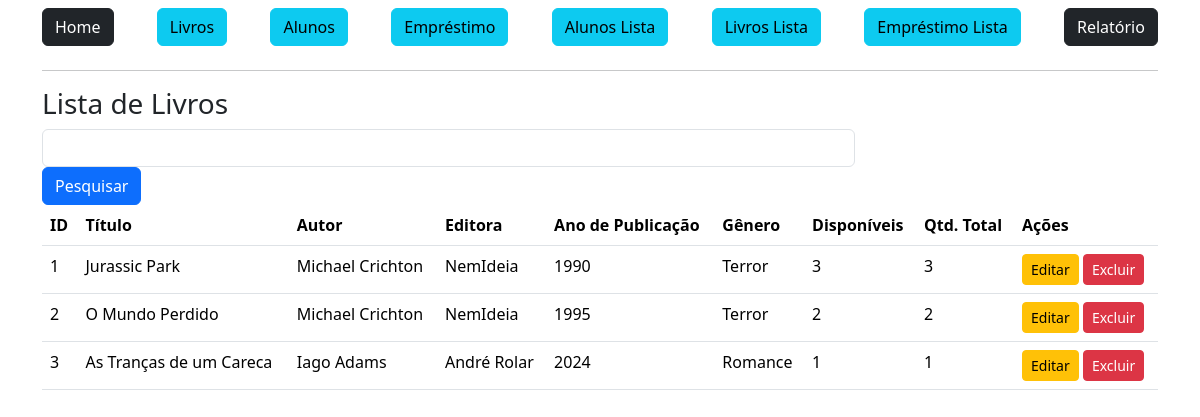
Page /livro/lista/ (signed in) on the committed database.
### app/models.py (models this page shows)
class Book(db.Model):
    id = db.Column(db.Integer, primary_key=True)
    title = db.Column(db.String, nullable=False)
    author = db.Column(db.String, nullable=False)
    publisher = db.Column(db.String, nullable=False)
    publiYear = db.Column(db.Integer, nullable=False)
    genre = db.Column(db.String, nullable=False)
    availNumber = db.Column(db.Integer, nullable=False)
    totalNumber = db.Column(db.Integer, nullable=False)

### app/view.py (the view)
@app.route('/livro/lista/')
@login_required
def bookList():
    if request.method == 'GET':
        pesquisa = request.args.get('pesquisa', '')
    dados = Book.query.order_by('id')
    if pesquisa != '':
        dados = dados.filter_by(title=pesquisa)
    context = {'dados': dados.all()}
    return render_template('livroLista.html', context=context)

### app/__init__.py (called while the page is built)
@login_manager.user_loader
def load_user(user_id):
    return Employee.query.get(int(user_id))

### app/view.py (called while the page is built)
@app.before_request
def atualizar_status_atrasados():
    hoje = datetime.now()
    emprestimos = Loan.query.filter(
        Loan.status == 'Emprestado',
        Loan.returnDate == None,
        Loan.returnLimit < hoje
    ).all()
    for emprestimo in emprestimos:
        emprestimo.status = 'Atrasado'
    if emprestimos:
        db.session.commit()

### app/templates/livroLista.html
{% extends 'base.html' %}
{% block content %}
    <div class = "container">
        <div class = "row">
            <h3>Lista de Livros</h3>
        <form action="" method="get" class="row">
            <div class="col-9">
                <input type="text" name="pesquisa" class="form-control">
            </div>
            <div>
                <button type="submit" class="btn btn-primary">Pesquisar</button>
            </div>
        </form>
        <div class="col-12">
            <table class="table">
                <thead>
                    <tr>
                        <th>ID</th>
                        <th>Título</th>
                        <th>Autor</th>
                        <th>Editora</th>
                        <th>Ano de Publicação</th>
                        <th>Gênero</th>
                        <th>Disponíveis</th>
                        <th>Qtd. Total</th>
                        <th>Ações</th>
                    </tr>
                </thead>
                <body>
                    {% for linha in context['dados'] %}
                    <tr>
                        <td>{{linha.id}}</td>
                        <td>{{linha.title}}</td>
                        <td>{{linha.author}}</td>
                        <td>{{linha.publisher}}</td>
                        <td>{{linha.publiYear}}</td>
                        <td>{{linha.genre}}</td>
                        <td>{{linha.availNumber}}</td>
                        <td>{{linha.totalNumber}}</td>
                        <td>
                            <a href="{{ url_for('bookEdit', id=linha.id) }}" class="btn btn-sm btn-warning">Editar</a>
                            <form action="{{ url_for('bookDelete', id=linha.id) }}" method="post" style="display:inline;">
                                <button type="submit" class="btn btn-sm btn-danger" onclick="return confirm('Tem certeza que deseja excluir este empréstimo?')">
                                    Excluir
                                </button>
                            </form>
                        </td>
                        </tr>
                    {% endfor %}
                </body>
            </table>
        </div>
        </div>
    </div>
{% endblock %}

### rows in the picture
Book: id "1", title "Jurassic Park", author "Michael Crichton", publisher "NemIdeia", publiYear "1990", genre "Terror", availNumber "3", totalNumber "3"
Book: id "2", title "O Mundo Perdido", author "Michael Crichton", publisher "NemIdeia", publiYear "1995", genre "Terror", availNumber "2", totalNumber "2"
Book: id "3", title "As Tranças de um Careca", author "Iago Adams", publisher "André Rolar", publiYear "2024", genre "Romance", availNumber "1", totalNumber "1"
